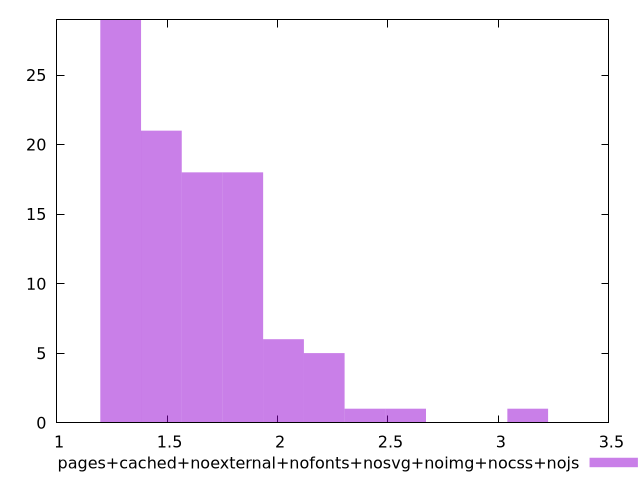

Here is the gnuplot script that generated this plot:
$_pagesCachedNoexternalNofontsNosvgNoimgNocssNojs <<EOF
1.842762939973626 18
1.6584866459762635 18
1.2899340579815384 29
1.474210351978901 21
2.0270392339709886 6
3.1326969979551644 1
2.5798681159630767 1
2.2113155279683516 5
2.395591821965714 1
EOF
set key outside below
set terminal pngcairo
set output "report_00004_2020-11-02T20-21-41.718Z/server-response-time/pages+cached+noexternal+nofonts+nosvg+noimg+nocss+nojs//raw_hist.png"
set yrange [0:29]
set boxwidth 0.18427629399736262
set style fill transparent solid 0.5 noborder
plot $_pagesCachedNoexternalNofontsNosvgNoimgNocssNojs title "pages+cached+noexternal+nofonts+nosvg+noimg+nocss+nojs" with boxes ,
